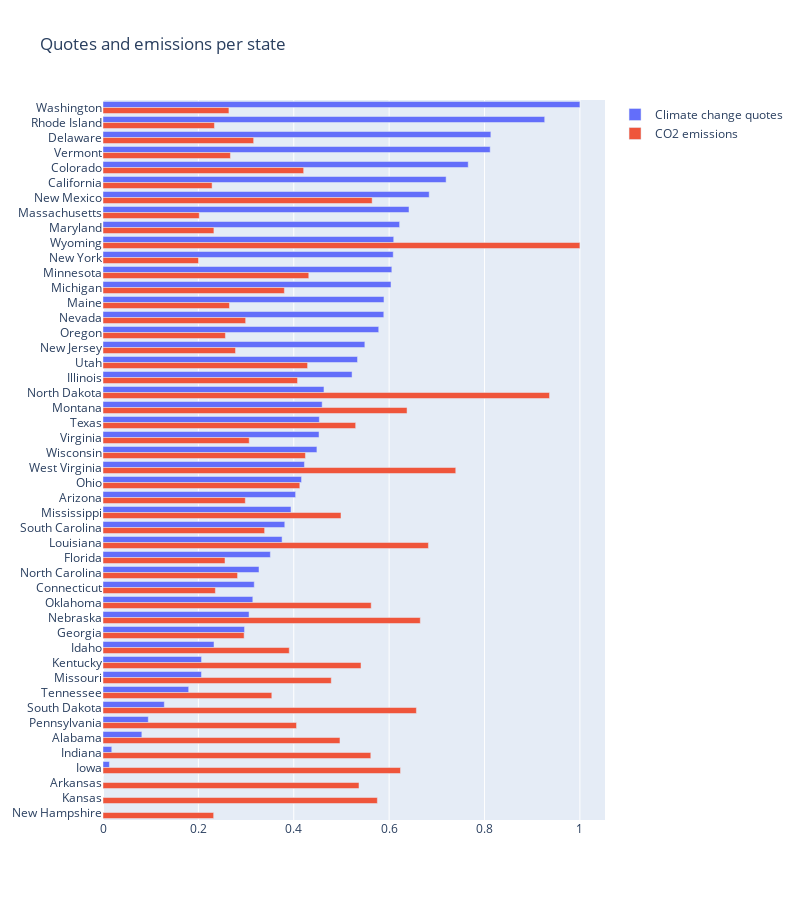

Notebook code cell kept with this figure:
### Code cell
import plotly.graph_objects as go

fig = go.Figure()
fig.add_trace(go.Bar(
    y=bar_data['state'],
    x=bar_data['climate quotes'],
    name='Climate change quotes',
    orientation='h',
    )
)
fig.add_trace(go.Bar(
    y=bar_data['state'],
    x=bar_data['CO2 emissions'],
    name='CO2 emissions',
    orientation='h',
   
    )
)

fig.update_layout(barmode='group', yaxis=dict(autorange='reversed'), width=800, height=900, title='Quotes and emissions per state')
fig.show()
fig.write_html("bar_chart.html")

### Figure 1 — Plotly figure (JSON) as saved in the notebook; plotly's stock layout.template omitted (floating-point values rounded to 4 significant figures)
{"data": [{"name": "Climate change quotes", "orientation": "h", "type": "bar", "x": [1, 0.9262, 0.8133, 0.8119, 0.7658, 0.7195, 0.684, 0.6416, 0.622, 0.6096, 0.6086, 0.6056, 0.6039, 0.5892, 0.5888, 0.5782, 0.5491, 0.5337, 0.5223, 0.4634, 0.4596, 0.4536, 0.453, 0.4486, 0.4224, 0.4163, 0.4039, 0.3942, 0.3812, 0.3755, 0.351, 0.3271, 0.3172, 0.3142, 0.3063, 0.2968, 0.2328, 0.2066, 0.2065, 0.1797, 0.1285, 0.09495, 0.08145, 0.01839, 0.01344, 0, null, null], "y": ["Washington", "Rhode Island", "Delaware", "Vermont", "Colorado", "California", "New Mexico", "Massachusetts", "Maryland", "Wyoming", "New York", "Minnesota", "Michigan", "Maine", "Nevada", "Oregon", "New Jersey", "Utah", "Illinois", "North Dakota", "Montana", "Texas", "Virginia", "Wisconsin", "West Virginia", "Ohio", "Arizona", "Mississippi", "South Carolina", "Louisiana", "Florida", "North Carolina", "Connecticut", "Oklahoma", "Nebraska", "Georgia", "Idaho", "Kentucky", "Missouri", "Tennessee", "South Dakota", "Pennsylvania", "Alabama", "Indiana", "Iowa", "Arkansas", "Kansas", "New Hampshire"]}, {"name": "CO2 emissions", "orientation": "h", "type": "bar", "x": [0.2641, 0.2337, 0.3159, 0.2672, 0.4208, 0.2288, 0.5644, 0.2019, 0.2326, 1, 0.2003, 0.4315, 0.3803, 0.2652, 0.2991, 0.2566, 0.2779, 0.429, 0.4079, 0.9363, 0.6375, 0.5298, 0.3066, 0.4245, 0.7397, 0.4127, 0.2984, 0.4991, 0.3389, 0.6824, 0.2558, 0.2822, 0.2357, 0.5624, 0.6654, 0.296, 0.3906, 0.541, 0.4786, 0.354, 0.6572, 0.4058, 0.4969, 0.5616, 0.6238, 0.5368, 0.5753, 0.232], "y": ["Washington", "Rhode Island", "Delaware", "Vermont", "Colorado", "California", "New Mexico", "Massachusetts", "Maryland", "Wyoming", "New York", "Minnesota", "Michigan", "Maine", "Nevada", "Oregon", "New Jersey", "Utah", "Illinois", "North Dakota", "Montana", "Texas", "Virginia", "Wisconsin", "West Virginia", "Ohio", "Arizona", "Mississippi", "South Carolina", "Louisiana", "Florida", "North Carolina", "Connecticut", "Oklahoma", "Nebraska", "Georgia", "Idaho", "Kentucky", "Missouri", "Tennessee", "South Dakota", "Pennsylvania", "Alabama", "Indiana", "Iowa", "Arkansas", "Kansas", "New Hampshire"]}], "layout": {"barmode": "group", "height": 900, "title": {"text": "Quotes and emissions per state"}, "width": 800, "xaxis": {"autorange": true, "range": [0, 1.053], "type": "linear"}, "yaxis": {"autorange": true, "range": [47.5, -0.5], "type": "category"}}}
